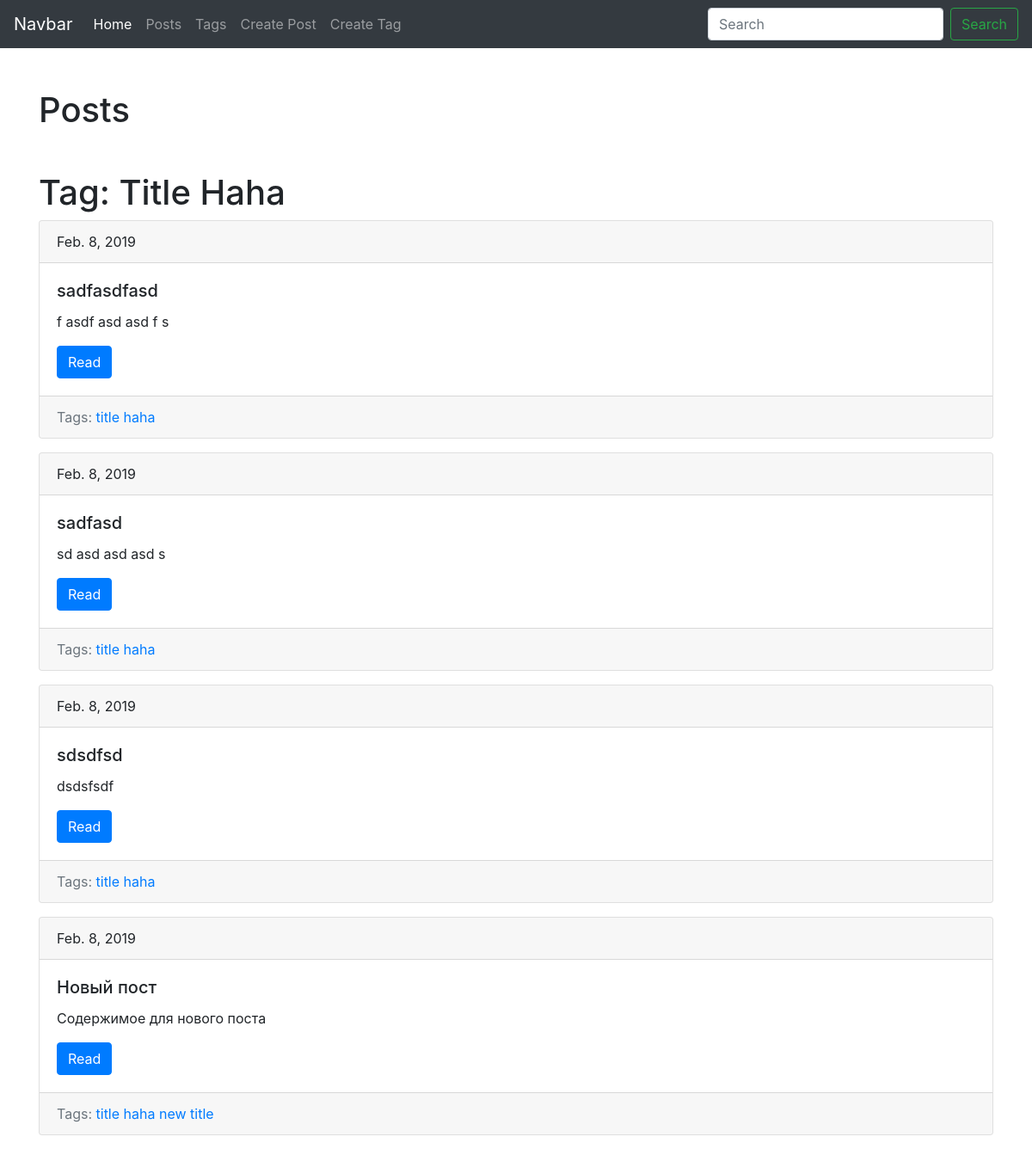
The page /blog/tag/slug-haha/ on the database its author committed.
### blog/models.py (models this page shows, shortened)
class Tag(models.Model):
    title = models.CharField(max_length=50)
    slug = models.CharField(max_length=50, unique=True)
    def get_absolute_url(self):
        return reverse('blog_tag_detail', kwargs={'slug': self.slug})

class Post(models.Model):
    title = models.CharField(max_length=150, db_index=True)
    slug = models.CharField(max_length=150, unique=True)
    body = models.TextField(blank=True, db_index=True)
    date_pub = models.DateTimeField(auto_now_add=True)
    tags = models.ManyToManyField('Tag', blank=True, related_name='posts')
    def get_absolute_url(self):
        return reverse('blog_post_detail', kwargs={'slug': self.slug})

### blog/views.py (the view)
# urls.py: path('tag/<str:slug>/', TagDetail.as_view(), name='blog_tag_detail'),
class TagDetail(ObjectDetailMixin, View):
    model = Tag
    template = 'blog/tag_detail.html'

### blog/utils.py (called while the page is built)
    def get(self, request, slug):
        obj = get_object_or_404(self.model, slug__iexact=slug)
        return render(request, self.template, context={
            self.model.__name__.lower(): obj,
            'detail': True,
            'admin_object': obj
        })

### blog/templates/blog/tag_detail.html (shortened to what this page needs)
{% extends 'blog/base.html' %}
{% block content %}
    <h1 class="mt-5">Tag: {{ tag.title | title }}</h1>
    {% for item in tag.posts.all %}
        {% include 'blog/includes/post_card_template.html' %}
    {% endfor %}
{% endblock %}

### blog/templates/blog/includes/post_card_template.html
<div class="card mb-3">
    <div class="card-header">
        {{ item.date_pub.date }}
    </div>
    <div class="card-body">
        <h5 class="card-title">{{ item.title }}</h5>
        <p class="card-text">{{ item.body | truncatewords:15 }}</p>
        <a href="{{ item.get_absolute_url }}" class="btn btn-primary">Read</a>
    </div>
  <div class="card-footer text-muted">
  Tags:
      {% for tag in item.tags.all %}
          <a href="{{ tag.get_absolute_url }}">{{ tag.title }}</a>
      {% endfor %}
  </div>
</div>

### rows shown on the page
Tag: title "Title Haha", title "title haha"
Post: date_pub "Feb. 8, 2019", title "sadfasdfasd", body "f asdf asd asd f s"
Post: date_pub "Feb. 8, 2019", title "sadfasd", body "sd asd asd asd s"
Post: date_pub "Feb. 8, 2019", title "sdsdfsd", body "dsdsfsdf"
Post: date_pub "Feb. 8, 2019", title "Новый пост", body "Содержимое для нового поста"
Tag: title "new title"
